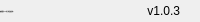
              <widget class="QFrame" name="bottomBar">
               <property name="minimumSize">
                <size>
                 <width>0</width>
                 <height>22</height>
                </size>
               </property>
               <property name="maximumSize">
                <size>
                 <width>16777215</width>
                 <height>22</height>
                </size>
               </property>
               <property name="frameShape">
                <enum>QFrame::NoFrame</enum>
               </property>
               <property name="frameShadow">
                <enum>QFrame::Raised</enum>
               </property>
               <layout class="QHBoxLayout" name="horizontalLayout_5">
                <property name="spacing">
                 <number>0</number>
                </property>
                <property name="leftMargin">
                 <number>0</number>
                </property>
                <property name="topMargin">
                 <number>0</number>
                </property>
                <property name="rightMargin">
                 <number>0</number>
                </property>
                <property name="bottomMargin">
                 <number>0</number>
                </property>
                <item>
                 <widget class="QLabel" name="status_bar">
                  <property name="maximumSize">
                   <size>
                    <width>16777215</width>
                    <height>16</height>
                   </size>
                  </property>
                  <property name="font">
                   <font>
                    <family>Segoe UI</family>
                    <pointsize>-1</pointsize>
                    <italic>false</italic>
                    <bold>false</bold>
                   </font>
                  </property>
                  <property name="text">
                   <string>欢迎使用MOT-多目标跟踪系统</string>
                  </property>
                  <property name="alignment">
                   <set>Qt::AlignLeading|Qt::AlignLeft|Qt::AlignVCenter</set>
                  </property>
                 </widget>
                </item>
                <item>
                 <widget class="QLabel" name="version">
                  <property name="text">
                   <string>v1.0.3</string>
                  </property>
                  <property name="alignment">
                   <set>Qt::AlignRight|Qt::AlignTrailing|Qt::AlignVCenter</set>
                  </property>
                 </widget>
                </item>
                <item>
                 <widget class="QFrame" name="frame_size_grip">
                  <property name="minimumSize">
                   <size>
                    <width>20</width>
                    <height>0</height>
                   </size>
                  </property>
                  <property name="maximumSize">
                   <size>
                    <width>20</width>
                    <height>16777215</height>
                   </size>
                  </property>
                  <property name="frameShape">
                   <enum>QFrame::NoFrame</enum>
                  </property>
                  <property name="frameShadow">
                   <enum>QFrame::Raised</enum>
                  </property>
                 </widget>
                </item>
               </layout>
              </widget>
